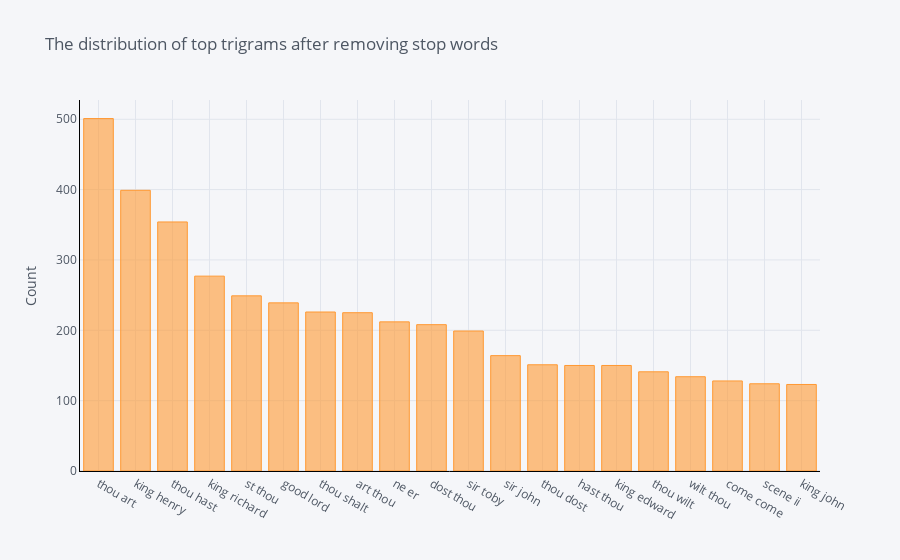

Notebook cell for this chart:
### Code cell
df_bigram\
  .groupby('word')\
  .sum()['count']\
  .sort_values(ascending=False)\
  .iplot(kind='bar',
         yTitle='Count',
         linecolor='black',
         title='The distribution of top trigrams after removing stop words')

### Figure 1 — Plotly figure (JSON) as saved in the notebook; plotly's stock layout.template omitted (floating-point values rounded to 4 significant figures)
{"data": [{"marker": {"color": "rgba(255, 153, 51, 0.6)", "line": {"color": "rgba(255, 153, 51, 1.0)", "width": 1}}, "name": "count", "orientation": "v", "text": "", "type": "bar", "x": ["thou art", "king henry", "thou hast", "king richard", "st thou", "good lord", "thou shalt", "art thou", "ne er", "dost thou", "sir toby", "sir john", "thou dost", "hast thou", "king edward", "thou wilt", "wilt thou", "come come", "scene ii", "king john"], "y": [501, 399, 354, 277, 249, 239, 226, 225, 212, 208, 199, 164, 151, 150, 150, 141, 134, 128, 124, 123]}], "layout": {"autosize": true, "legend": {"bgcolor": "#F5F6F9", "font": {"color": "#4D5663"}}, "paper_bgcolor": "#F5F6F9", "plot_bgcolor": "#F5F6F9", "title": {"font": {"color": "#4D5663"}, "text": "The distribution of top trigrams after removing stop words"}, "xaxis": {"autorange": true, "gridcolor": "#E1E5ED", "linecolor": "black", "range": [-0.5, 19.5], "showgrid": true, "tickfont": {"color": "#4D5663"}, "title": {"font": {"color": "#4D5663"}, "text": ""}, "type": "category", "zerolinecolor": "#E1E5ED"}, "yaxis": {"autorange": true, "gridcolor": "#E1E5ED", "linecolor": "black", "range": [0, 527.4], "showgrid": true, "tickfont": {"color": "#4D5663"}, "title": {"font": {"color": "#4D5663"}, "text": "Count"}, "type": "linear", "zerolinecolor": "#E1E5ED"}}}
